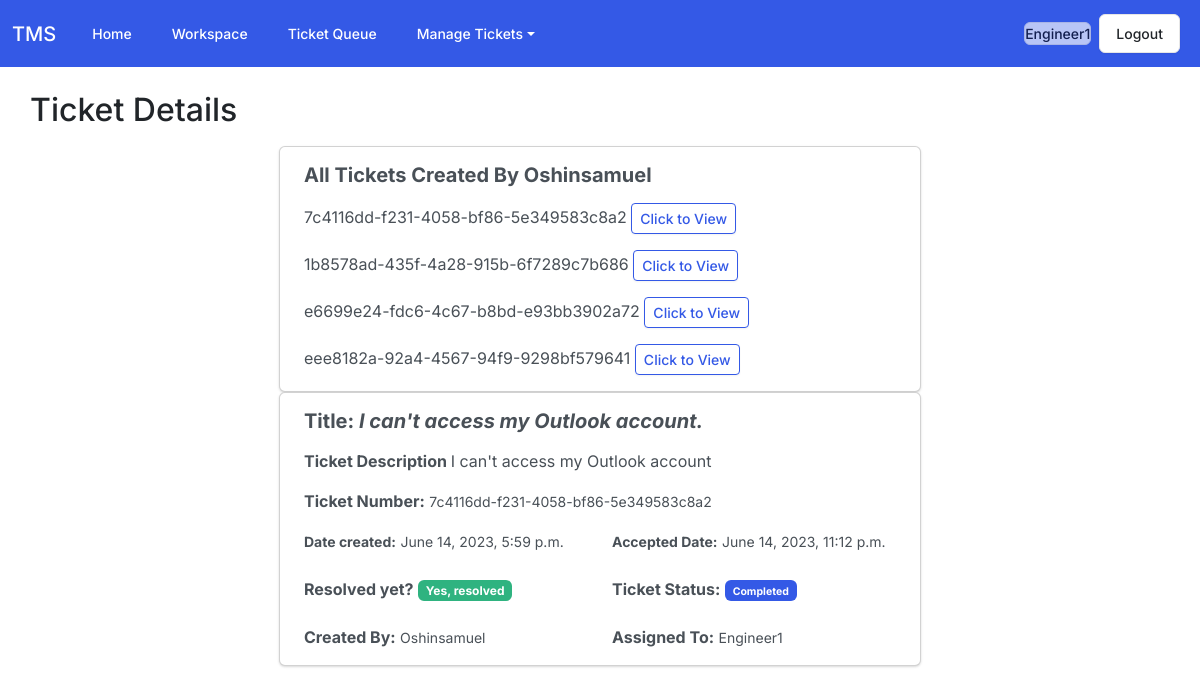
Screenshot of /tickets/ticket-details/1 (signed in) with the database file from the repository.
### users/models.py (models this page shows)
class User(AbstractUser):
    is_staff = models.BooleanField(default=False)
    is_engineer = models.BooleanField(default=False)
    def __str__(self):
        return self.username

### tickets/models.py (models this page shows, shortened)
class Ticket(models.Model):
    status_choices = (
        ('Active', 'Active'),
        ('Completed', 'Completed'),
        ('Pending', 'Pending')
    )
    ticket_no = models.UUIDField(default=uuid.uuid4)
    title = models.CharField(max_length=100)
    description = models.TextField()
    created_by = models.ForeignKey(User, on_delete=models.CASCADE, related_name='created_by')
    date_created = models.DateTimeField(auto_now_add=True)
    assigned_to = models.ForeignKey(User, on_delete=models.DO_NOTHING, null=True, blank=True)
    is_resolved = models.BooleanField(default=False)
    date_accepted = models.DateTimeField(null=True, blank=True)
    date_closed = models.DateTimeField(null=True, blank=True)
    ticket_status = models.CharField(max_length=15, choices=status_choices)

### tickets/views.py (the view)
# urls.py: path('ticket-details/<int:pk>', views.ticket_details, name = 'ticket-details'),
@login_required
def ticket_details(request, pk):
    ticket = Ticket.objects.get(pk=pk)
    t = User.objects.get(username=ticket.created_by)
    tickets_per_user = t.created_by.all()
    context = {'ticket':ticket, 'tickets_per_user':tickets_per_user  }
    return render(request, 'ticket/ticket_details.html', context)

### templates/ticket/ticket_details.html (shortened to what this page needs)
{% extends 'base.html' %}
{% block content %}
<div>
    <h2 class="mb-3">Ticket Details</h2>
</div>
<div class="row">
    <div class="col">
        <div class="card mx-auto" style="width: 40rem">
            <div class="card-body">
                <h5 class="card-title mb-3"><b>All Tickets Created By {{ticket.created_by}}</b></h5>
                {% for ticket in tickets_per_user %}
                <p class="card-text">{{ticket.ticket_no}} <a class="btn btn-outline-primary btn-sm" href="{% url 'ticket-details' ticket.pk %}">Click to View</a></p>
                {% endfor %}
            </div>
        </div>
    </div>
    <div class="col">
        <div class="card mx-auto" style="width: 40rem">
            <div class="card-body">
                <h5 class="card-title mb-3"><b>Title: <em>{{ticket.title}}</em></b></h5>
                <p class="card-text"><b>Ticket Description </b>{{ticket.description}}</p>
                <p><b>Ticket Number:</b> <small>{{ticket.ticket_no}}</small></p>
                <div class="row">
                    <div class="col">
                        <small><b>Date created:</b></small> <small>{{ticket.date_created}}</small>
                    </div>
                    <div class="col">
                        <small><b>Accepted Date:</b></small> <small>{{ticket.date_accepted}}</small>
                    </div>
                </div>
                <br>
                <div class="row">
                    <div class="col">
                        {% if ticket.is_resolved %}
                        <b>Resolved yet?</b> <span class="badge bg-success">Yes, resolved</span>
                        {% else %}
                        <b>Resolved?</b> <span class="badge bg-danger">Not Yet</span>
                        {% endif %}
                    </div>
                    <div class="col">
                        <b>Ticket Status:</b> <span class="badge bg-primary"><small>{{ticket.ticket_status}}</small></span>
                    </div>
                </div>
                <br>
                <div class="row">
                    <div class="col">
                        <b>Created By:</b> <small>{{ticket.created_by}}</small>
                    </div>
                    <div class="col">
                        <b>Assigned To:</b> <small>{{ticket.assigned_to}}</small>
                    </div>
                </div>
            </div>
        </div><br>
    </div>
</div>
{% endblock content %}

### templates/base.html (shortened to what this page needs)
{% load static %}
<!DOCTYPE html>
<html lang="en">
  <head>
    <link href="{% static 'css/bootstrap.min.css' %}" rel="stylesheet">
  </head>
  <body>
     {% if request.user.is_staff %}
    <nav class="navbar navbar-expand-lg bg-primary" data-bs-theme="dark">
        <div class="container-fluid">
          <a class="navbar-brand" href="/">Ticket Management System</a>
          <button class="navbar-toggler" type="button" data-bs-toggle="collapse" data-bs-target="#navbarColor01" aria-controls="navbarColor01" aria-expanded="false" aria-label="Toggle navigation">
            <span class="navbar-toggler-icon"></span>
          </button>
          <div class="collapse navbar-collapse" id="navbarColor01">
            <ul class="navbar-nav me-auto">
              <li class="nav-item">
                <a class="nav-link active" href="/">Home
                  <span class="visually-hidden">(current)</span>
                </a>
              </li>
              <li class="nav-item">
                <a class="nav-link" href="{% url 'create-ticket' %}">Create Ticket</a>
              </li>
              <li class="nav-item">
                <a class="nav-link" href="{% url 'all-tickets' %}">View Tickets</a>
              </li>
            </ul>
            <a class="nav-link btn btn-secondary me-2 disabled"  tabindex="-1" aria-disabled="true" style="color: #000000">{{request.user.username}}</a>
            <a href="{% url 'logout' %}" class="btn btn-secondary me-2">Logout</a>
          </div>
        </div>
      </nav>
      {% elif request.user.is_engineer %}
      <nav class="navbar navbar-expand-lg bg-primary" data-bs-theme="dark">
        <div class="container-fluid">
          <a class="navbar-brand" href="/">TMS</a>
          <div class="collapse navbar-collapse" id="navbarColor01">
            <ul class="navbar-nav me-auto">
              <li class="nav-item">
                <a class="nav-link active" href="/">Home
                </a>
              </li>
              <li class="nav-item">
                <a class="nav-link" href="{% url 'workspace' %}">Workspace</a>
              </li>
              <li class="nav-item">
                <a class="nav-link" href="{% url 'ticket-queue' %}">Ticket Queue</a>
              </li>
              <li class="nav-item dropdown">
                <a class="nav-link dropdown-toggle" data-bs-toggle="dropdown" href="#" role="button" aria-haspopup="true" aria-expanded="false">Manage Tickets</a>
            </ul>
            <a class="nav-link btn btn-secondary me-2 disabled"  tabindex="-1" aria-disabled="true" style="color: #000000">{{request.user.username}}</a>
            <a href="{% url 'logout' %}" class="btn btn-secondary me-2">Logout</a>
          </div>
        </div>
      </nav>
      {% endif %}
      <div class="container mt-4">
        {% block content %}
        {%endblock content%}
      </div>
  </body>
</html>

### rows the page displays
User: user.username "Engineer1"
Ticket: created_by "Oshinsamuel", ticket_no "7c4116dd-f231-4058-bf86-5e349583c8a2", title "I can't access my Outlook account.", description "I can't access my Outlook account", date_created "June 14, 2023, 5:59 p.m.", date_accepted "June 14, 2023, 11:12 p.m.", ticket_status "Completed", assigned_to "Engineer1"
Ticket: ticket_no "1b8578ad-435f-4a28-915b-6f7289c7b686"
Ticket: ticket_no "e6699e24-fdc6-4c67-b8bd-e93bb3902a72"
Ticket: ticket_no "eee8182a-92a4-4567-94f9-9298bf579641"
